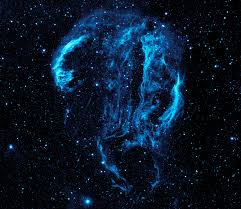
#> input picture cv/day 4/img2.jpg, 241 x 209 px
$ python geomatric.py
#> lines starting #> are read from the running program, lines starting #| are printed output that depends on the picture
import cv2
import numpy as np
import matplotlib.pyplot as plt
img = cv2.imread("img2.jpg")
#> img is the input picture: shape (209, 241, 3); mean B, G, R 42.4, 24.3, 10
resized=cv2.resize(img,(200,200))
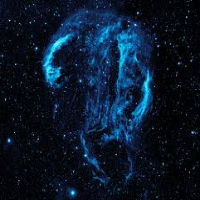
#> resized: shape (200, 200, 3); mean B, G, R 42.2, 24.2, 9.9
flipped=cv2.flip(img,1)
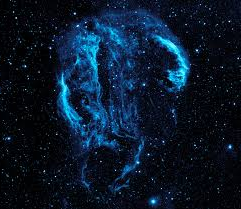
#> flipped: shape (209, 241, 3); mean B, G, R 42.4, 24.3, 10
rotated=cv2.rotate(img,cv2.ROTATE_90_CLOCKWISE)
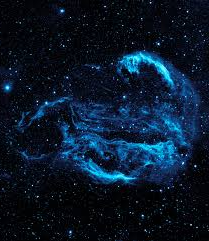
#> rotated: shape (241, 209, 3); mean B, G, R 42.4, 24.3, 10
titles=["Orginal","resized","flipped","rotated"]
images=[img,resized,flipped,rotated]
for i in range(4):
    plt.subplot(2,2,i+1),plt.imshow(images[i]),plt.title(titles[i])
    plt.axis("off")
plt.show()
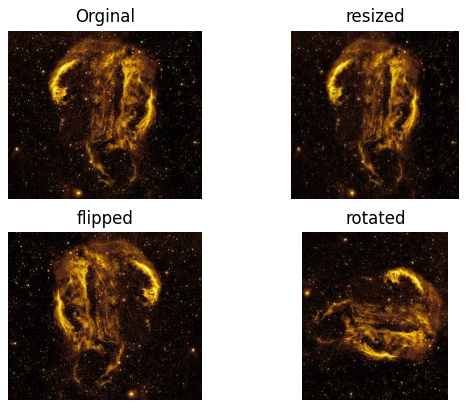
#> figure drawn by matplotlib, 4 panels; B, G, R data is drawn as R, G, B
